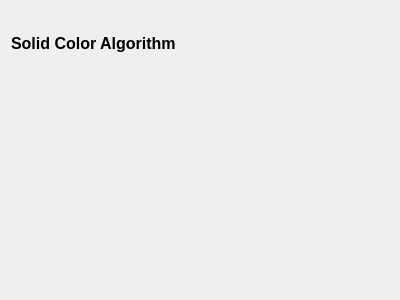
<?xml version="1.0" encoding="UTF-8"?>
<ui version="4.0">
 <class>SolidColorConfigWidget</class>
 <widget class="QWidget" name="SolidColorConfigWidget">
  <property name="geometry">
   <rect>
    <x>0</x>
    <y>0</y>
    <width>400</width>
    <height>300</height>
   </rect>
  </property>
  <property name="windowTitle">
   <string>Form</string>
  </property>
  <layout class="QGridLayout" name="gridLayout_2">
   <item row="0" column="0">
    <layout class="QGridLayout" name="gridLayout">
     <item row="0" column="0" colspan="2">
      <widget class="QLabel" name="label">
       <property name="font">
        <font>
         <pointsize>12</pointsize>
         <bold>true</bold>
        </font>
       </property>
       <property name="text">
        <string>Solid Color Algorithm</string>
       </property>
      </widget>
     </item>
     <item row="3" column="0">
      <widget class="DefaultRestorableSpinBox" name="p1Brightness" native="true">
       <property name="title" stdset="0">
        <string>Brightness</string>
       </property>
       <property name="maximum" stdset="0">
        <number>255</number>
       </property>
       <property name="minimum" stdset="0">
        <number>0</number>
       </property>
       <property name="defaultValue" stdset="0">
        <number>20</number>
       </property>
      </widget>
     </item>
     <item row="2" column="0">
      <widget class="ColorSelectionWidget" name="p1Color" native="true">
       <property name="title" stdset="0">
        <string>Select Color</string>
       </property>
       <property name="defaultValue" stdset="0">
        <color>
         <red>255</red>
         <green>0</green>
         <blue>0</blue>
        </color>
       </property>
      </widget>
     </item>
     <item row="2" column="1">
      <widget class="ColorSelectionWidget" name="p2Color" native="true">
       <property name="title" stdset="0">
        <string>Color Selection</string>
       </property>
       <property name="defaultValue" stdset="0">
        <color>
         <red>0</red>
         <green>0</green>
         <blue>127</blue>
        </color>
       </property>
      </widget>
     </item>
     <item row="3" column="1">
      <widget class="DefaultRestorableSpinBox" name="p2Brightness" native="true">
       <property name="title" stdset="0">
        <string>Brightness</string>
       </property>
       <property name="maximum" stdset="0">
        <number>255</number>
       </property>
       <property name="minimum" stdset="0">
        <number>0</number>
       </property>
       <property name="defaultValue" stdset="0">
        <number>20</number>
       </property>
      </widget>
     </item>
     <item row="1" column="1">
      <widget class="UnifiedCheckBox" name="unification" native="true">
       <property name="title" stdset="0">
        <string>Use P1 Settings </string>
       </property>
       <property name="defaultValue" stdset="0">
        <bool>false</bool>
       </property>
      </widget>
     </item>
    </layout>
   </item>
  </layout>
 </widget>
 <customwidgets>
  <customwidget>
   <class>ColorSelectionWidget</class>
   <extends>QWidget</extends>
   <header>colorselectionwidget.h</header>
   <container>1</container>
  </customwidget>
  <customwidget>
   <class>UnifiedCheckBox</class>
   <extends>QWidget</extends>
   <header>unifiedcheckbox.h</header>
   <container>1</container>
  </customwidget>
  <customwidget>
   <class>DefaultRestorableSpinBox</class>
   <extends>QWidget</extends>
   <header>defaultrestorablespinbox.h</header>
   <container>1</container>
  </customwidget>
 </customwidgets>
 <resources/>
 <connections/>
</ui>
